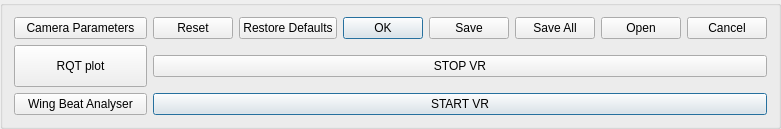
    <widget class="QGroupBox" name="groupBox_5">
     <property name="enabled">
      <bool>true</bool>
     </property>
     <property name="geometry">
      <rect>
       <x>10</x>
       <y>850</y>
       <width>781</width>
       <height>129</height>
      </rect>
     </property>
     <property name="title">
      <string/>
     </property>
     <layout class="QGridLayout" name="gridLayout_5">
      <item row="0" column="0">
       <widget class="QPushButton" name="camParamBtn">
        <property name="enabled">
         <bool>true</bool>
        </property>
        <property name="text">
         <string>Camera Parameters</string>
        </property>
       </widget>
      </item>
      <item row="0" column="1">
       <widget class="QDialogButtonBox" name="buttonBox">
        <property name="enabled">
         <bool>true</bool>
        </property>
        <property name="standardButtons">
         <set>QDialogButtonBox::Cancel|QDialogButtonBox::Ok|QDialogButtonBox::Open|QDialogButtonBox::Reset|QDialogButtonBox::RestoreDefaults|QDialogButtonBox::Save|QDialogButtonBox::SaveAll</set>
        </property>
        <property name="centerButtons">
         <bool>false</bool>
        </property>
       </widget>
      </item>
      <item row="1" column="0">
       <widget class="QPushButton" name="rqtBtn">
        <property name="enabled">
         <bool>true</bool>
        </property>
        <property name="sizePolicy">
         <sizepolicy hsizetype="Expanding" vsizetype="Expanding">
          <horstretch>0</horstretch>
          <verstretch>0</verstretch>
         </sizepolicy>
        </property>
        <property name="text">
         <string>RQT plot</string>
        </property>
       </widget>
      </item>
      <item row="1" column="1">
       <widget class="QPushButton" name="stopVRBtn">
        <property name="enabled">
         <bool>true</bool>
        </property>
        <property name="text">
         <string>STOP VR</string>
        </property>
       </widget>
      </item>
      <item row="2" column="0">
       <widget class="QPushButton" name="wbadBtn">
        <property name="enabled">
         <bool>true</bool>
        </property>
        <property name="text">
         <string>Wing Beat Analyser</string>
        </property>
       </widget>
      </item>
      <item row="2" column="1">
       <widget class="QPushButton" name="startVRBtn">
        <property name="enabled">
         <bool>true</bool>
        </property>
        <property name="text">
         <string>START VR</string>
        </property>
        <property name="default">
         <bool>true</bool>
        </property>
       </widget>
      </item>
     </layout>
    </widget>
